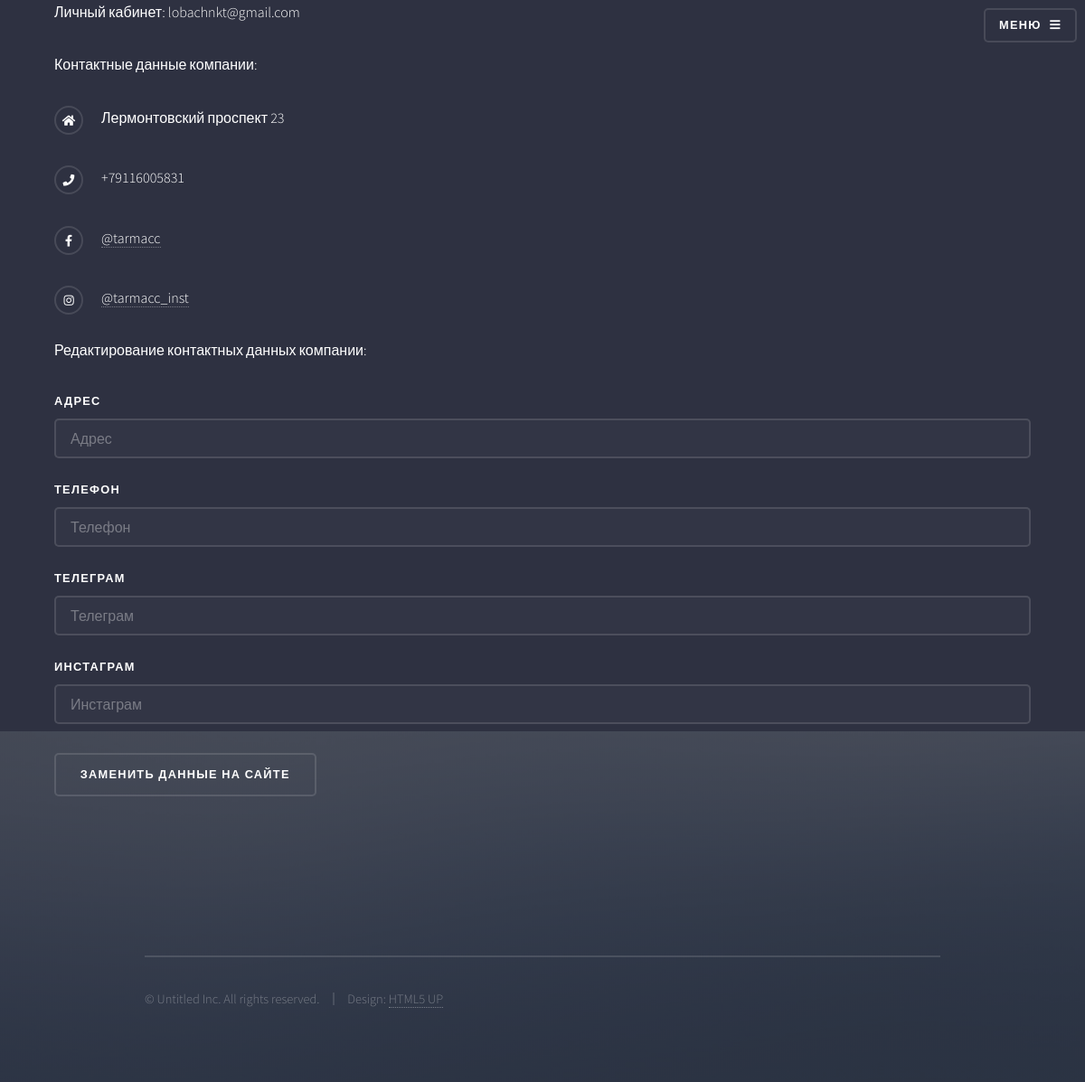
The app's page /lk (signed in), older data.
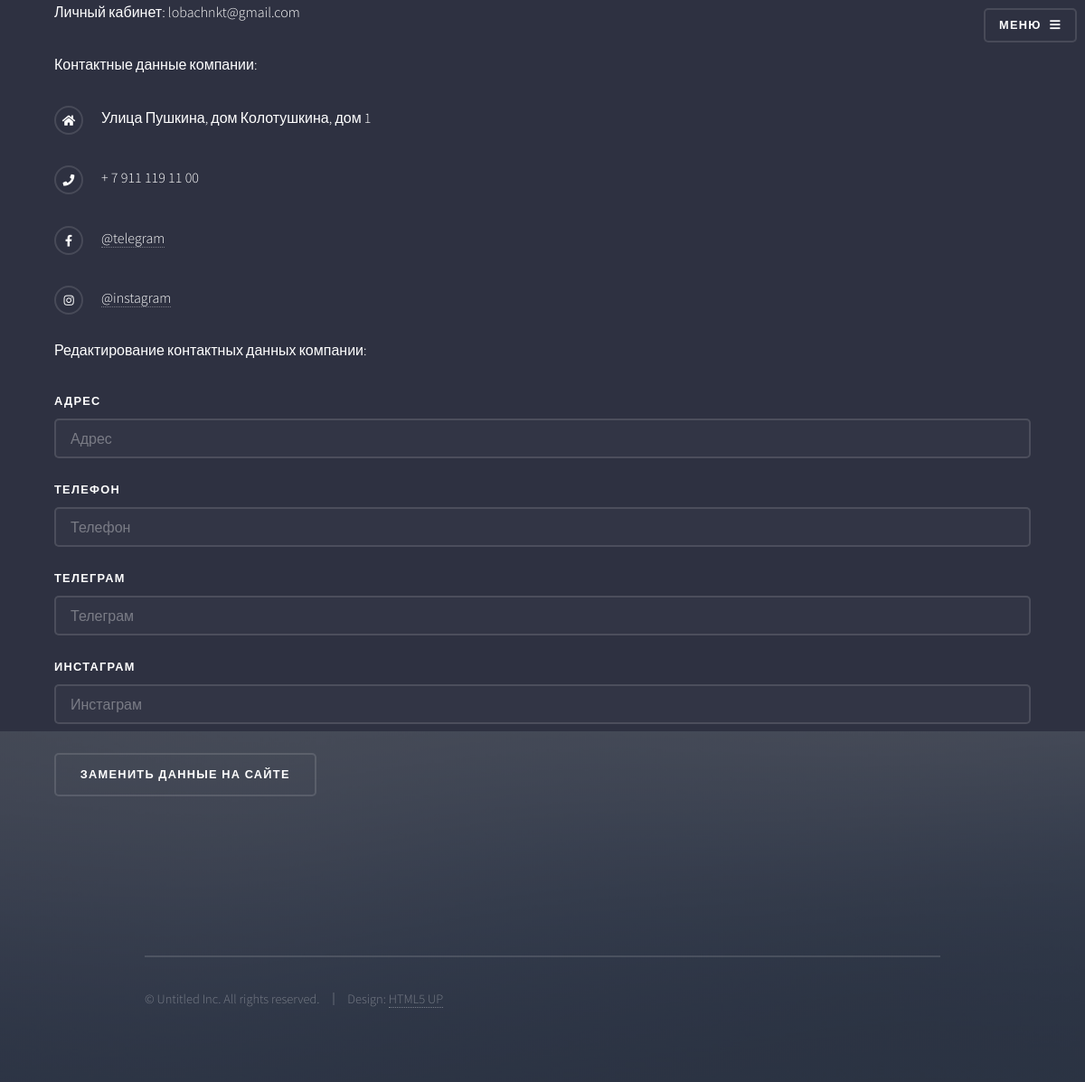
The same page, newer data.
### models.py (models this page shows, shortened)
class User(db.Model, UserMixin):
    __tablename__ = "users"
    id = db.Column(db.Integer, primary_key=True)
    fs_uniquifier = db.Column(db.String(64), unique=True, nullable=False)
    us_totp_secrets = db.Column(db.Text, nullable=True)
    us_phone_number = db.Column(db.String(128), nullable=True)
    email = db.Column(db.String(255), nullable=False, unique=True)
    username = db.Column(db.String(255), unique=True, nullable=True)
    password = db.Column(db.String(255), nullable=False)
    last_login_at = db.Column(db.DateTime)
    last_login_ip = db.Column(db.String(100))
    current_login_at = db.Column(db.DateTime())
    current_login_ip = db.Column(db.String(100))
    active = db.Column(db.Boolean())
    login_count = db.Column(db.Integer)
    confirmed_at = db.Column(db.DateTime)
    first_name = db.Column(db.String(255), nullable=True)
    last_name = db.Column(db.String(255), nullable=True)
    create_datetime = db.Column(db.DateTime, nullable=False, server_default=func.now())
    update_datetime = db.Column(
        db.DateTime,
        nullable=False,
        server_default=func.now(),
        onupdate=datetime.utcnow,
    )
    roles = db.relationship(
        "Role", secondary="roles_users", backref=db.backref("users", lazy="dynamic")
    )

class Contacts(db.Model):
    id = db.Column(db.Integer, primary_key=True)
    adress = db.Column(db.String(64), index=True)
    phone = db.Column(db.String(64), index=True)
    telegram = db.Column(db.String(64), index=True)
    instagram = db.Column(db.String(64), index=True)

### app.py (the view, shortened to what this page needs)
@app.route('/lk', methods=["GET", "POST"])
@login_required
def lk():
    page_title = "Личный кабинет"
    form = ContactsForm()
    return render_template("lk.j2", email = current_user.email, form=form, company_contacts=Contacts.query.first())

### form.py
class ContactsForm(FlaskForm):
    adress = StringField("Адрес", validators=[DataRequired("Заполните поле")])
    phone = StringField("Телефон", validators=[DataRequired("Заполните поле")])
    telegram = StringField("Телеграм", validators=[DataRequired("Заполните поле")])
    instagram = StringField("Инстаграм", validators=[DataRequired("Заполните поле")])
    submit = SubmitField("Заменить данные на сайте")

### templates/lk.j2 (shortened to what this page needs)
{% extends "base.j2" %}
{% block content %}
          <section id="wrapper" style="margin-left:5%;margin-right:5%">
            <div class="inner">
              <p>Личный кабинет: {{email}}</p>
            </div>
            <div class="inner">
             <p> Контактные данные компании:</p>
              <ul class="contact">
                <li class="icon solid fa-home">
                  {{company_contacts.adress}}
                </li>
                <li class="icon solid fa-phone">{{company_contacts.phone}}</li>
                <li class="icon brands fa-facebook-f"><a href="#">{{company_contacts.telegram}}</a></li>
                <li class="icon brands fa-instagram"><a href="#">{{company_contacts.instagram}}</a></li>
              </ul>
            </div>
            <div class="inner">
              <p> Редактирование контактных данных компании:</p>
              <form method="post" action=" {{ url_for('lk') }}" novalidate>
                <div class="fields">
                  <div class="field">
                    {{ form.adress.label }}
                    {{ form.adress(size=28, placeholder=form.adress.label.text) }}
                  </div>
                  <div class="field">
                    {{ form.phone.label }}
                    {{ form.phone(size=28, placeholder=form.phone.label.text) }}
                  </div>
                  <div class="field">
                    {{ form.telegram.label }}
                    {{ form.telegram(size=28, placeholder=form.telegram.label.text) }}
                  </div>
                  <div class="field">
                    {{ form.instagram.label }}
                    {{ form.instagram(size=28, placeholder=form.instagram.label.text) }}
                  </div>
                </div>
                <ul class="actions">
                  <li>{{ form.submit() }}</li>
                </ul>
              </form>
            </div>
          </section>
{% endblock %}

### templates/base.j2 (shortened to what this page needs)
<!DOCTYPE HTML>
<html>
  <head>
    <link rel="stylesheet" href="{{ url_for('static', filename='css/main.css') }}" />
  </head>
  <body class="is-preload">
      <div id="page-wrapper">
          <header id="header" class="alt">
            <nav>
              <a href="#menu">Меню</a>
            </nav>
          </header>
    {% block content %}{% endblock %}
      </div>
          <section id="footer">
            <div class="inner">
              <ul class="copyright">
                <li>&copy; Untitled Inc. All rights reserved.</li><li>Design: <a href="http://html5up.net">HTML5 UP</a></li>
              </ul>
            </div>
          </section>
  </body>
</html>

Row changes from the older to the newer data that the page shows:
changed Contacts: adress "Лермонтовский проспект 23" → "Улица Пушкина, дом Колотушкина, дом 1"; phone "+79116005831" → "+ 7 911 119 11 00"; telegram "@tarmacc" → "@telegram"; instagram "@tarmacc_inst" → "@instagram"
